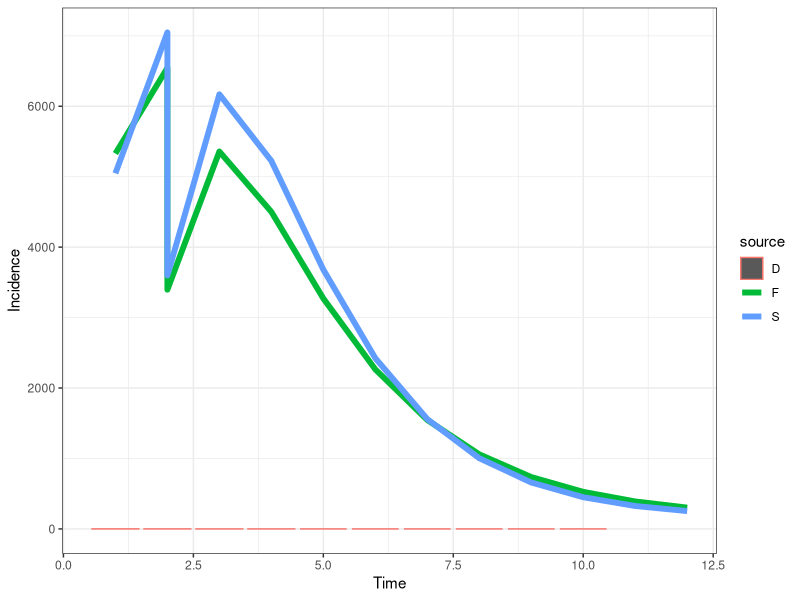

Generate this figure with R:
# CF McQuaid & RMGJ Houben
# Start 21/04/2017 ---> current version after revision with Hanif 18/05/2017
# Cohort model of TB including regression and a slow stream
########################################
#                                      #
#                        M             # M - Death (due to disease)
#                       ^ ^            #
#                      /   \           #
#      -> Q <-> S <-> C <-> Y          # Q - Failed granuloma, S - Subclinical, C - Minimal (C+S-), Y - Disseminated (C+S+, symptomatic)
#     /    \    ^                      #
#    E       \  |                      # E - Exposed
#     \        \v                      #
#      -> K <-> Z                      # K - Controlled granuloma, Z- Leaky granuloma,
#         |                            #
#         v                            #
#         R                            # R - Sterilized granuloma (self-cure)
#                                      #
########################################
##set wd depending on who is coding/playing
setwd("C:/Users/cfmcquaid/Simulations")
#setwd("/Users/ReinHouben/Filr/ifolder/Applications (funding and jobs)/2016 - ERC starting grant/Rmodel_nathis/NatHistCoh")

### URL for how to upload changes: http://r-bio.github.io/intro-git-rstudio/
### to pull in Finn's version - type in shell: git pull upstream master
### to push my version - create pull request to Finn:  
#       commit (remember to tick box), then push
#       goto Github, pull requests, create pull request, if merge can be done on auto, just complete
#       Alternatively Finn complete pull request (he does not get email notification)
# Finn to just click push. Job done

#Next steps
# 1. get the prop inc disease after 5 years to 5%
###   How: play with Eq values, OR increase progression parameters
# 2. achieve 1 + start higher and sharper decrease in early years
###   How: change initial states to more realistic point, based on what prev of disease would be at screening
###   Also increase progression rates, while decreasing proportion that goes into the fast pathway
# OTHER NEXT STEPS - 8th May 2017
##  ?can we calculate in model how often (on average) people would come in and out of states over course of say 2 years?
##  ?Can we calculate average time in compartment in each step visit? Should be simple competing risk model right?

library("reshape2"); library("deSolve"); library("ggplot2"); library("plyr");
# Parameter sets: Average (), Wax (regression), Slow (slow), Full (regression, slow)
# Ax - rate from compartment A to compartment X, Omega - background mortality


# No regression: 1/Cy + 1/Ym = 3 years, Ym = 0.5 (0.3 death 0.2 self-cure), therefore Cy = 1. NOTE: 70% die, 30% self-cure
# Regression: 1/(Yc + Ym) = 0.5 years, Ym = 0.5 (as above), therefore Yc = 1.5.
# Regression: 1/(Cy + Cs) = 0.5 years. Assume ratio 2:1 for Cy:Cs, therefore Cs = 2/3
paramS <- c(Eq=0.10, Qs=2.00, Qz=0.00, Kz=0.01, Kr=0.10, Sc=2.00, Sq=0.00, Sz=0.00, Zk=0.00, Zs=0.00, Zq=0.01, Cy=1.00, Cs=0.00, Cm=0.05, Ym=0.50, Yc=0.00)
paramF <- c(Eq=0.10, Qs=2.00, Qz=0.00, Kz=0.01, Kr=0.10, Sc=3.00, Sq=0.25, Sz=0.00, Zk=0.01, Zs=0.00, Zq=0.01, Cy=1.32, Cs=0.5, Cm=0.05, Ym=0.50, Yc=0.150)
# Initial states of compartments
state <- c(E=100000, Q=0, K=0, S=0, Z=0, C=0, Y=0, R=0, M=0)
# Timespan for simulation
times <- seq(0, 10, by = 1)
# Timespan for burn
timeb <- 1
# Timespan for intervention
timei <- 2
# Timespan for tornado
timet <- 5
# ODE function
regr <- function(t, state, parameters){
  with(as.list(c(state, parameters)), {
   # rates of change
   dE <- - 10*E
   dQ <- + 10*Eq*E + Sq*S + Zq*Z - (Qs + Qz)*Q
   dK <- + 10*(1 - Eq)*E + Zk*Z - (Kz + Kr)*K
   dS <- + Qs*Q + Cs*C + Zs*Z - (Sc + Sq + Sz)*S
   dZ <- + Kz*K + Sz*S + Qz*Q - (Zk + Zs + Zq)*Z
   dC <- + Sc*S + Yc*Y - (Cs + Cy + Cm)*C
   dY <- + Cy*C -(Yc + Ym)*Y
   dR <- + Kr*K
   dM <- + Ym*Y + Cm*C
   # return the rate of change
   list(c(dE, dQ, dK, dS, dZ, dC, dY, dR, dM))
  })
}
# Burn off the first tb years to establish the proportion of individuals in each compartment, removing diseased
burn <- function(tb, state, fxn, parameters){
  if (tb>0){
  out <- ode(y = state, times = seq(0, tb, by = 1), func = fxn, parms = parameters)
  stateb <- c(out[tb, 2], out[tb, 3], out[tb, 4], out[tb, 5], out[tb, 6], out[tb, 7], Y=0, out[tb, 9], M=0)}
  else{stateb <- state}
  return(stateb)
}
# An intervention after ti years moves individuals from Y to R
interv <- function(ti, state, fxn, parameters){
  if (ti>0){
    outi <- ode(y = state, times = seq(0, ti, by = 1), func = fxn, parms = parameters)
    statei <- c(outi[ti, 2], outi[ti, 3], outi[ti, 4], outi[ti, 5], outi[ti, 6], outi[ti, 7], Y=0, outi[ti, 9]+outi[ti, 10], outi[ti, 10])}
  else{statei <- state
  outi <- numeric()}
  intout <- list("out" = outi,"state" = statei)
  return(intout)
}
# Calculation function
calc <- function(ts, tb, ti, state, fxn, parameters, source){
  stateb <- burn(tb = tb, state = state, fxn = regr, parameters = parameters)
  intout <- interv(ti=ti, state = stateb, fxn = regr, parameters = parameters)
  outi <- as.data.frame(intout$out)
  out <- ode(y = intout$state, times = ts, func = fxn, parms = parameters)
  out <- as.data.frame(out)
  out$time <- out$time+ti
  out <- rbind(outi,out)
  # Removing the first timestep, time zero
  out <- out[-1,]
  # Calculating the "interval from conversion" (see Styblo 1991 & TSRU progress report 1967)
  out$int <- parameters["Cy"]*out$C/sum(parameters["Cy"]*out$C)
  out$prev <- out$Y+out$C
  # Formatting the data for plotting - putting into a melted data.fame, with additional columns for the source matrix
  out <- melt(out, id.vars = c("time"))
  out$source <- source
  return(out)
}
outS <- calc(ts = times, tb = timeb, ti=timei, state = state, fxn = regr, parameters = paramS, source = "S")
outF <- calc(ts = times, tb = timeb, ti=timei, state = state, fxn = regr, parameters = paramF, source = "F")
# Including the data for barplot
time <- c(1, 2, 3, 4, 5, 6, 7, 8, 9, 10); variable <- c("D", "D", "D", "D", "D", "D", "D", "D", "D", "D"); value <- c(0.58, 0.24, 0.08, 0.05, 0.01, 0.01, 0.02, 0.01, 0, 0); source <- c("D", "D", "D", "D", "D", "D", "D", "D", "D", "D")
outD <- data.frame(time, variable, value, source)
out <- rbind(outS, outF, outD)
# Plot output
theme_set(theme_bw())
##all scenarios
# ggplot(out[out$variable %in% c("int"), ], aes(time, value)) + geom_point(size=2) + labs(x = "Time", y = "Incidence") + facet_grid(source ~ . , scales = "fixed")
ggplot(out[out$variable %in% c("prev"), ], aes(x = time, y = value, colour = source)) + geom_bar(data=out[out$variable %in% c("D"), ], stat="identity") + geom_line(size=2) + labs(x = "Time", y = "Incidence") 
# Fitting parameters and state: proportion of individuals diseased after "Otime" years, using parameter set "Osource"
Osource <- "F"; Otime <- 5
Iv <- out[which(out$source == Osource & out$variable == "int" & out$time == Otime), ]

# # # Tornado plot
# range <- 0.01 ##sets range for the change in the parameters
# torn <- function(ts, tb, ti, tt, state, fxn, parameters, source){
#   # Store data
#   data <- rbind(parameters, parameters)
#   rownames(data) <- c('+1%', '-1%')
#   # Compare to default data set
#   out <- calc(ts = ts, tb = tb, ti=ti, state = state, fxn = regr, parameters = parameters, source = source)
#   def <- out[which(out$time ==tt & out$variable == "int"),"value"]
#   for (i in 1:16){
#     # Increasing and decreasing each parameter in turn
#     parametersM = parameters; parametersL = parameters
#     parametersM[i] = parametersM[i] + range*parametersM[i]; parametersL[i] = parametersL[i] - range*parametersL[i]
#     outM <- calc(ts = ts, tb = tb, ti=ti, state = state, fxn = regr, parameters = parametersM, source = source); outL <- calc(ts = ts, tb = tb, ti=ti, state = state, fxn = regr, parameters = parametersL, source = source)
#     outM <- (outM[which(outM$time ==tt & outM$variable == "int"),"value"] - def) / def; outL <- (outL[which(outL$time ==tt & outL$variable == "int"),"value"] - def) / def
#     data[1, i] <- outM; data[2, i] <- outL
#   }
#   return(data)
# }
# data <- torn(ts = times, tb = timeb, ti=timei, tt = timet, state = state, fxn = regr, parameters = paramF, source ="F")
# # For plotting '%' on x-axis
# x <- seq(-0.01,0.01, length=10)
# ORD = order(abs(data[2,] - data[1,]))
# ##order black = increase in parameter, white is decrease in parameter value
# barplot(data[1,ORD], horiz = T, las=1, xlim = c(-0.01,0.01), xaxt='n', ylab = '', beside=T, col=c('black'))
# barplot(data[2,ORD], horiz = T, las=1, xlim = c(-0.01,0.01), xaxt='n', ylab = '', beside=T, col=c('white'), add = TRUE)
# axis(1, at=pretty(x), lab=paste0(pretty(x) * 100," %"), las=TRUE)
